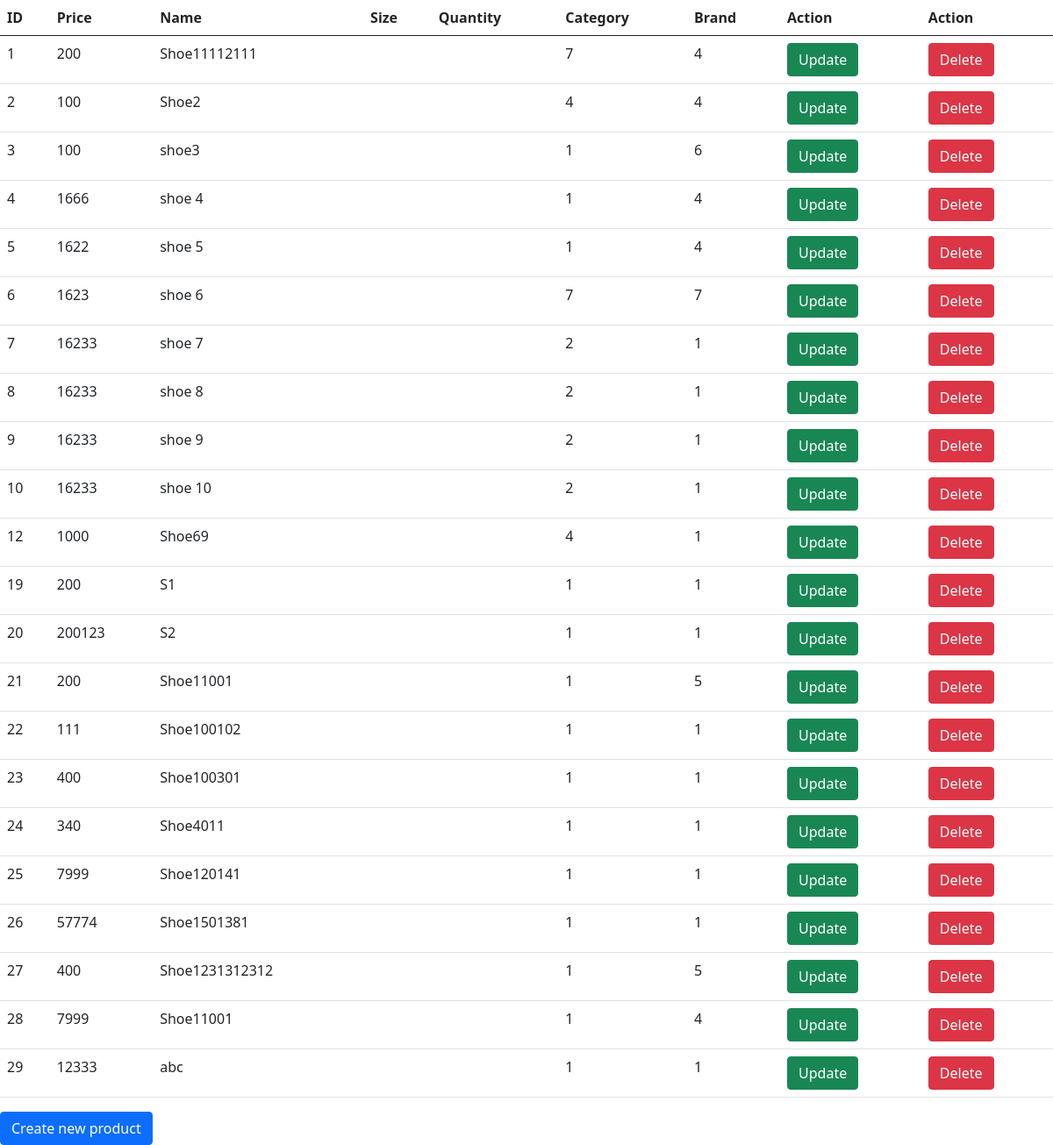
Page /web2-new--main/page/showUser.php on the committed database.
### tables this page shows
CREATE TABLE `product` (
  `ID` int(11) NOT NULL,
  `Price` float NOT NULL,
  `Name` varchar(255) NOT NULL,
  `Category_ID` int(11) NOT NULL,
  `Brand_ID` int(11) NOT NULL,
  `Description` text DEFAULT NULL,
  `status` int(11) NOT NULL,
  `Img` varchar(255) DEFAULT NULL
);

### web2-new--main/page/showUser.php (the view, shortened to what this page needs)
<!DOCTYPE html>
<html lang="en">
<head>
    <link rel="stylesheet" href="../bootstrap/css/bootstrap.min.css">
</head>
<body>
    <table class="table">
        <thead>
            <tr>
                <th>ID</th>
                <th>Price</th>
                <th>Name</th>
                <th>Size</th>
                <th>Quantity</th>
                <th>Category</th>
                <th>Brand</th>
                <th>Action</th>
                <th>Action</th>
            </tr>
        </thead>
        <?php
        require_once("dbconnect.php");
        $query = "select * from product";
        $result = mysqli_query($conn, $query);
        while ($row = mysqli_fetch_assoc($result)) {
            print <<<HERE
                <tr>
                <td>$row[ID]</td>
                <td>$row[Price]</td>
                <td>$row[Name]</td>
                <td>$row[Size]</td>
                <td>$row[Quantity]</td>
                <td>$row[Category_ID]</td>
                <td>$row[Brand_ID]</td>
                <td>
                    <button type="button" class="btn btn-success" data-bs-toggle="modal" data-bs-target="#exampleModal">
                        Update
                    </button>
                </td>
                <td>
                    <button type="button" class="btn btn-danger data-bs-toggle="modal" data-bs-target="#exampleModal">
                        Delete
                    </button>
                </td>
                </tr>
            HERE;
        }
        ?>
    </table>
    <button type="button" class="btn btn-primary" data-bs-toggle="modal" data-bs-target="#exampleModal">
        Create new product
    </button>
</body>
</html>

### rows in the picture
product: ID "1", Price "200", Name "Shoe11112111", Category_ID "7", Brand_ID "4"
product: ID "2", Price "100", Name "Shoe2", Category_ID "4", Brand_ID "4"
product: ID "3", Price "100", Name "shoe3", Category_ID "1", Brand_ID "6"
product: ID "4", Price "1666", Name "shoe 4", Category_ID "1", Brand_ID "4"
product: ID "5", Price "1622", Name "shoe 5", Category_ID "1", Brand_ID "4"
product: ID "6", Price "1623", Name "shoe 6", Category_ID "7", Brand_ID "7"
product: ID "7", Price "16233", Name "shoe 7", Category_ID "2", Brand_ID "1"
product: ID "8", Price "16233", Name "shoe 8", Category_ID "2", Brand_ID "1"
product: ID "9", Price "16233", Name "shoe 9", Category_ID "2", Brand_ID "1"
product: ID "10", Price "16233", Name "shoe 10", Category_ID "2", Brand_ID "1"
product: ID "12", Price "1000", Name "Shoe69", Category_ID "4", Brand_ID "1"
product: ID "19", Price "200", Name "S1", Category_ID "1", Brand_ID "1"
product: ID "20", Price "200123", Name "S2", Category_ID "1", Brand_ID "1"
product: ID "21", Price "200", Name "Shoe11001", Category_ID "1", Brand_ID "5"
product: ID "22", Price "111", Name "Shoe100102", Category_ID "1", Brand_ID "1"
product: ID "23", Price "400", Name "Shoe100301", Category_ID "1", Brand_ID "1"
product: ID "24", Price "340", Name "Shoe4011", Category_ID "1", Brand_ID "1"
product: ID "25", Price "7999", Name "Shoe120141", Category_ID "1", Brand_ID "1"
product: ID "26", Price "57774", Name "Shoe1501381", Category_ID "1", Brand_ID "1"
product: ID "27", Price "400", Name "Shoe1231312312", Category_ID "1", Brand_ID "5"
product: ID "28", Price "7999", Name "Shoe11001", Category_ID "1", Brand_ID "4"
product: ID "29", Price "12333", Name "abc", Category_ID "1", Brand_ID "1"
